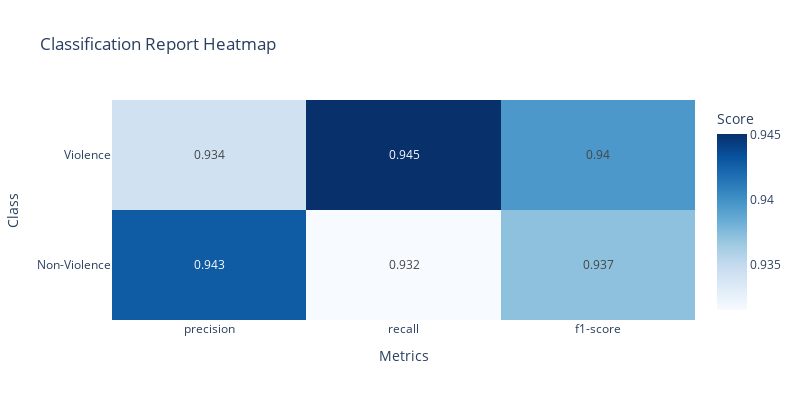

The notebook cell this image was saved under:
### Code cell
# evaluate results
metrics = evaluator.evaluate_with_threshold(threshold=0.5, confidence_filter=0.5)
# plot confusion matrix and classification report
evaluator.plot_confusion_matrix(metrics)
evaluator.plot_classification_report(metrics)

### Figure 1 — Plotly figure (JSON) as saved in the notebook; plotly's stock layout.template omitted (floating-point values rounded to 4 significant figures)
{"data": [{"colorbar": {"title": {"text": "Score"}}, "colorscale": [[0, "rgb(247,251,255)"], [0.125, "rgb(222,235,247)"], [0.25, "rgb(198,219,239)"], [0.375, "rgb(158,202,225)"], [0.5, "rgb(107,174,214)"], [0.625, "rgb(66,146,198)"], [0.75, "rgb(33,113,181)"], [0.875, "rgb(8,81,156)"], [1, "rgb(8,48,107)"]], "text": [[0.943, 0.932, 0.937], [0.934, 0.945, 0.94]], "textfont": {"size": 12}, "texttemplate": "%{text}", "type": "heatmap", "x": ["precision", "recall", "f1-score"], "y": ["Non-Violence", "Violence"], "z": [[0.9428, 0.9315, 0.9372], [0.9342, 0.9451, 0.9396]]}], "layout": {"height": 400, "title": {"text": "Classification Report Heatmap"}, "width": 800, "xaxis": {"title": {"text": "Metrics"}}, "yaxis": {"title": {"text": "Class"}}}}
